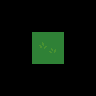

This game map was drawn from its Tiled (.tmx) file and the tilesets committed beside it. A one-line description and the trimmed map source follow:
An orthogonal 3x3 tile map with 32x32 px tiles, 6 tile layers (regions, input_set, output_grass, output2_grass, ...).

<map version="1.0" orientation="orthogonal" width="3" height="3" tilewidth="32" tileheight="32">
 <tileset firstgid="1" name="grass" tilewidth="32" tileheight="32">
  <image source="../../img/grass.png" width="96" height="192" />
 </tileset>
 <layer name="regions" width="3" height="3">
  <data>[9 cells, 1 non-empty, 1 distinct tile ids]</data>
 </layer>
 <layer name="input_set" width="3" height="3">
  <data>[9 cells, 1 non-empty, 1 distinct tile ids]</data>
 </layer>
 <layer name="output_grass" width="3" height="3">
  <data>[9 cells, 1 non-empty, 1 distinct tile ids]</data>
 </layer>
 <layer name="output2_grass" width="3" height="3">
  <data>[9 cells, 1 non-empty, 1 distinct tile ids]</data>
 </layer>
 <layer name="output3_grass" width="3" height="3">
  <data>[9 cells, 1 non-empty, 1 distinct tile ids]</data>
 </layer>
 <layer name="output4_grass" width="3" height="3">
  <data>[9 cells, 1 non-empty, 1 distinct tile ids]</data>
 </layer>
</map>
